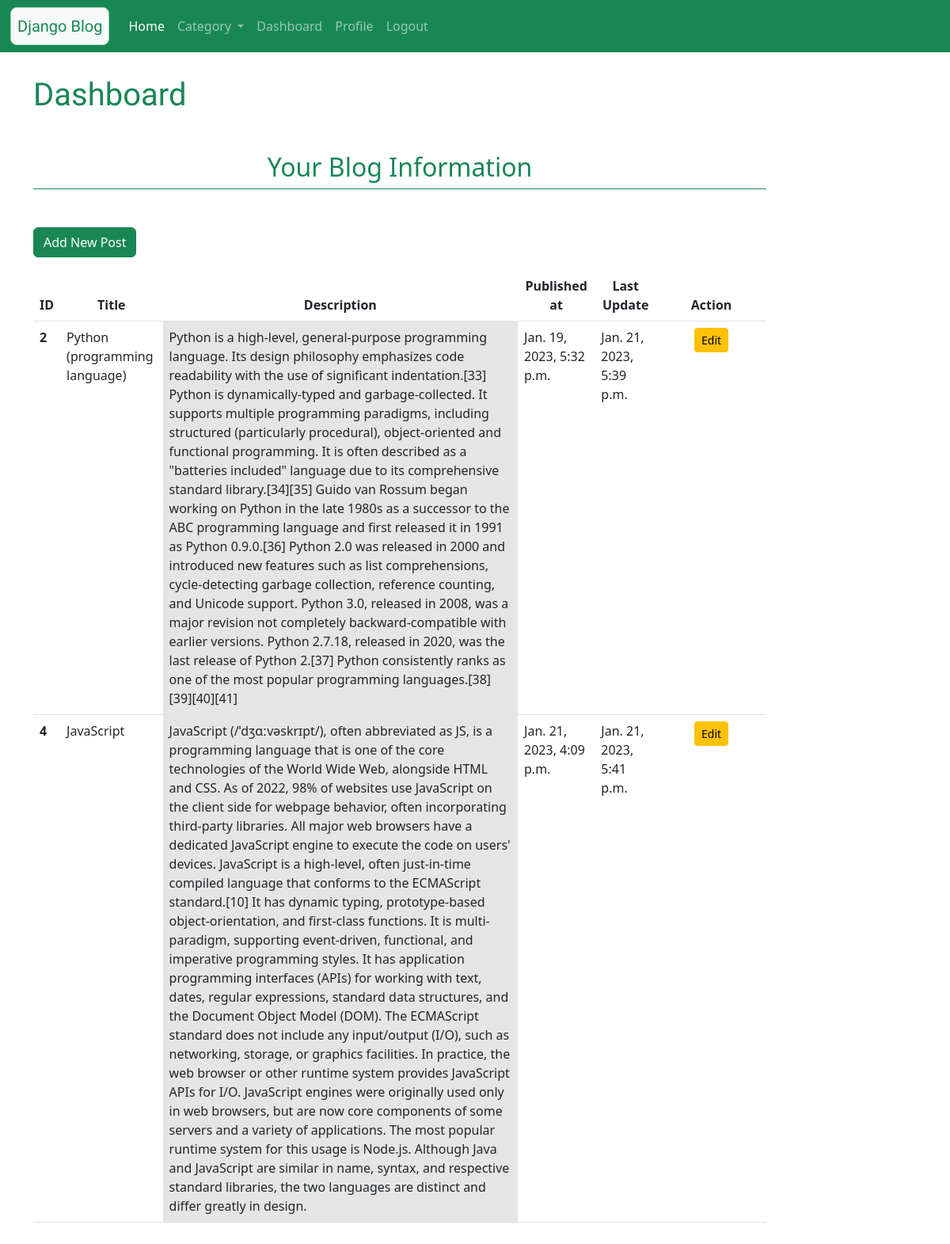
Page /dashboard/ (signed in) on the earlier database version.
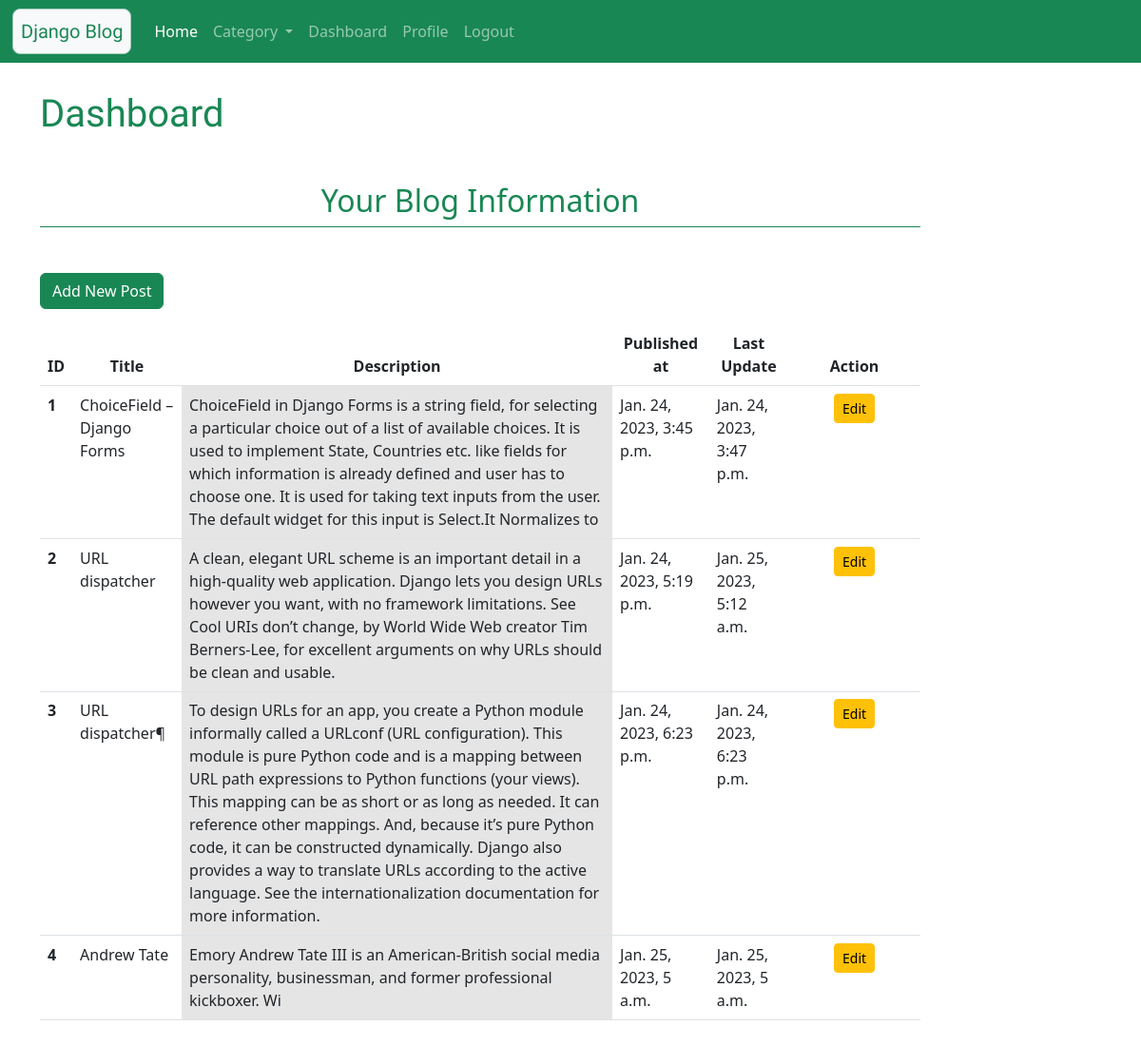
Same page on the later database version.
### blog/models.py (models this page shows)
class Blog(models.Model):
    user = models.ForeignKey(User,on_delete=models.CASCADE)
    category = models.CharField(max_length=100, choices=category)
    title = models.CharField(max_length=150)
    description = models.TextField()
    create_at = models.DateTimeField(auto_now_add=True)
    update_at = models.DateTimeField(auto_now=True)

### blog/views.py (the view)
# urls.py: path('dashboard/', views.dashboard, name='dashboard'),
def dashboard(request):
    if request.user.is_authenticated:
        blogs =  Blog.objects.filter(user=request.user)
        context = {
                    'blogs':blogs,
                    'all_blog' : Blog.objects.all(),
                }
        return render(request, 'blog/dashboard.html', context)
    else:
        messages.warning(request, 'You must log in first.')
        return HttpResponseRedirect('/login/')

### template/blog/dashboard.html (shortened to what this page needs)
{% extends 'blog/base.html' %}
{% load static %}
{% block content %}
<div class="col-10  my-5">
  <h1 class="text-success Rounded my-5">
    Dashboard
  </h1>
  <h2 class="text-center text-success mt-3">Your Blog Information</h2>
  <div class="border-bottom border-success"></div>
  <div class="pb-5"></div>
  <a href="{% url 'addpost' %}" class="btn btn-success">Add New Post</a>
  <div class="pb-3"></div>
  {% if blogs %}
  <table class="table">
    <thead>
      <tr class="text-center">
        <th scope="col" style="width: auto;">ID</th>
        <th scope="col" style="width: auto;">Title</th>
        <th scope="col" style="width: auto;">Description</th>
        <th scope="col" style="width: auto;">Published at</th>
        <th scope="col" style="width: auto;">Last Update</th>
        <th scope="col" style="width: 15%;">Action</th>
      </tr>
    </thead>
    <tbody>
      {% for blog in blogs %}
      <tr>
        <th scope="row">{{blog.id}}</th>
        <td>{{blog.title}}</td>
        <td class="table-active">{{blog.description}}</td>
        <td>{{blog.create_at}}</td>
        <td>{{blog.update_at}}</td>
        <td class="text-center">
          <a href="{% url 'edit' blog.id %}" class="btn btn-warning btn-sm">Edit</a>
        </td>
      </tr>
      <tr>
        {% endfor %}
    </tbody>
  </table>
  {% else %}
    <h4 class="text-center alert alert-warning"> No Records </h4>
  {% endif %}
</div>
{% endblock content %}

Differences in the rows shown:
now on this page (row edited): Blog: id "1", title "ChoiceField – Django Forms", description "ChoiceField in Django Forms is a string field, for selecting a particular choice out of a list of available choices. It is used to implement State, Countries etc. like fields for which information is already defined and user has to choose one. It is used for taking text inputs from the user. The default widget for this input is Select.It Normalizes to", create_at "Jan. 24, 2023, 3:45 p.m.", update_at "Jan. 24, 2023, 3:47 p.m."
changed Blog id 2: title "Python (programming language)" → "URL dispatcher"; description "Python is a high-level, general-purpose programming language. Its design philosophy emphasizes code readability with the use of significant indentation.[33] Python is dynamically-typed and garbage-collected. It supports multiple programming paradigms, including structured (particularly procedural), object-oriented and functional programming. It is often described as a \"batteries included\" language due to its comprehensive standard library.[34][35] Guido van Rossum began working on Python in the late 1980s as a successor to the ABC programming language and first released it in 1991 as Python 0.9.0.[36] Python 2.0 was released in 2000 and introduced new features such as list comprehensions,…" → "A clean, elegant URL scheme is an important detail in a high-quality web application. Django lets you design URLs however you want, with no framework limitations. See Cool URIs don’t change, by World Wide Web creator Tim Berners-Lee, for excellent arguments on why URLs should be clean and usable."; create_at "Jan. 19, 2023, 5:32 p.m." → "Jan. 24, 2023, 5:19 p.m."; update_at "Jan. 21, 2023, 5:39 p.m." → "Jan. 25, 2023, 5:12 a.m."
now on this page (row edited): Blog: id "3", title "URL dispatcher¶", description "To design URLs for an app, you create a Python module informally called a URLconf (URL configuration). This module is pure Python code and is a mapping between URL path expressions to Python functions (your views). This mapping can be as short or as long as needed. It can reference other mappings. And, because it’s pure Python code, it can be constructed dynamically. Django also provides a way to translate URLs according to the active language. See the internationalization documentation for more information.", create_at "Jan. 24, 2023, 6:23 p.m.", update_at "Jan. 24, 2023, 6:23 p.m."
changed Blog id 4: title "JavaScript" → "Andrew Tate"; description "JavaScript (/ˈdʒɑːvəskrɪpt/), often abbreviated as JS, is a programming language that is one of the core technologies of the World Wide Web, alongside HTML and CSS. As of 2022, 98% of websites use JavaScript on the client side for webpage behavior, often incorporating third-party libraries. All major web browsers have a dedicated JavaScript engine to execute the code on users' devices. JavaScript is a high-level, often just-in-time compiled language that conforms to the ECMAScript standard.[10] It has dynamic typing, prototype-based object-orientation, and first-class functions. It is multi-paradigm, supporting event-driven, functional, and imperative programming styles. It has application…" → "Emory Andrew Tate III is an American-British social media personality, businessman, and former professional kickboxer. Wi"; create_at "Jan. 21, 2023, 4:09 p.m." → "Jan. 25, 2023, 5 a.m."; update_at "Jan. 21, 2023, 5:41 p.m." → "Jan. 25, 2023, 5 a.m."
